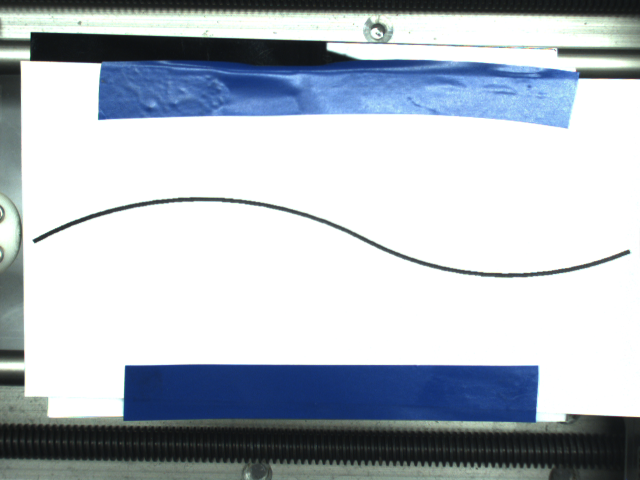
#> input picture data/Curvature_experiment_11-15-19/80mm_70mm.png, 1280 x 960 px (shown at 1/2 size)
$ python needle_segmentation_script.py ../data/Curvature_experiment_11-15-19/80mm_70mm.png
#> lines starting #> are read from the running program, lines starting #| are printed output that depends on the picture
import sys
from needle_segmentation_functions import *
import os
import cv2
import matplotlib.pyplot as plt
import image_processing as imgp

# directory = "Test Images/Curvature_Experiment_11-15-19/"
directory = "../FBG_Needle_Calibration_Data/needle_1/"
print( "CWD:", os.getcwd() )

for file in []:#os.listdir():
    if file.endswith( '.png' ) and not '_ROI' in file and False:
        print( "Processing file {}...".format( file ) )
        cv2.imshow( "thresh_" + file, segment_needle( file, "thresh" ) )
        print( "{} processed.\n".format( file ) )
        break

# cv2.waitKey( 0 )
# cv2.destroyAllWindows()

# iterate through file directory
for file in []:#os.listdir( directory ):
    if ( file.endswith( '.png' ) and not '_ROI' in file
        and not '_processed' in file and False ):
        full_name = directory + file
        print( "Processing file {}...".format( full_name ) )

        roi_image, seg_needle = segment_needle( full_name, "canny", False )

        cv2.imshow( "Skeletonized canny:" + file, seg_needle )
        print( "{} processed.\n".format( file ) )
        seg_needle[ seg_needle > 0] = 1
        roi_filename = "Output/" + file[:-4] + '_ROI.png'
        cv2.imwrite( roi_filename, roi_image )
        print( "File written:", roi_filename )
        x, y, p = fit_polynomial_skeleton( seg_needle, 12 )
        plt.figure()

        plt.gray()
        roi_image = plt.imread( roi_filename )
        plt.imshow( roi_image )
        plt.plot( x, p( x ), 'r-' )  # ,x,y, 'b.',)
# #        plt.xlim(0,seg_needle.shape[1])
# #        plt.ylim(0,seg_needle.shape[0])
        plt.title( file )
        manager = plt.get_current_fig_manager()
        manager.resize( *manager.window.maxsize() )
        save_filename = directory + file[:-4] + '_processed.png'
# #        plt.savefig(save_filename, format='png', dpi=500)
        print( 'Figure saved:', save_filename )
# #        break

# pick out a particular file
file = sys.argv[1]
img = cv2.imread( file, cv2.IMREAD_GRAYSCALE )
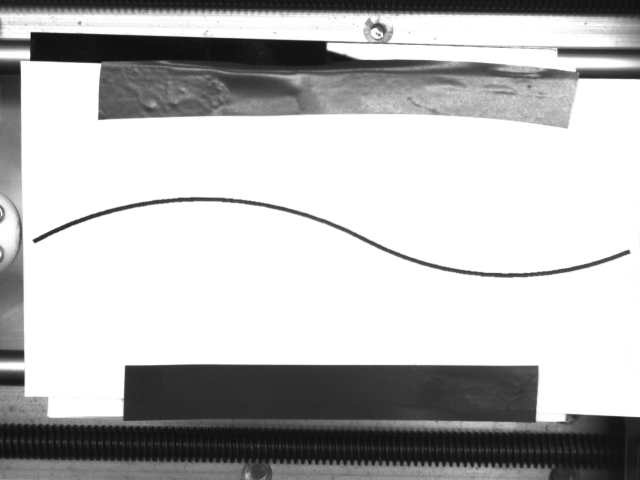
#> img: shape (960, 1280) (shown at 1/2 size); min 13, max 255, mean 185.9
plt.imshow(img, cmap='gray')
plt.show()
plt.close( 'all' )

$ run again, with data/Curvature_experiment_10-28/10mm_40mm_1mm.png copied over data/Curvature_experiment_11-15-19/80mm_70mm.png
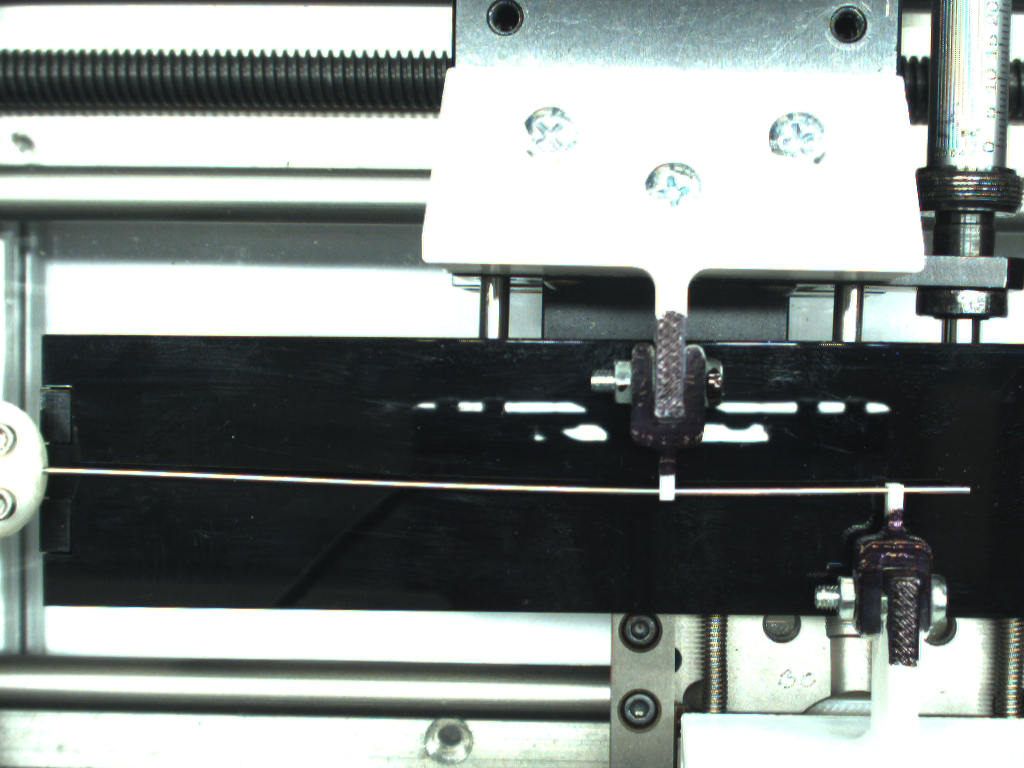
#> input picture data/Curvature_experiment_10-28/10mm_40mm_1mm.png, 1024 x 768 px
#> `img = cv2.imread( file, cv2.IMREAD_GRAYSCALE )`:
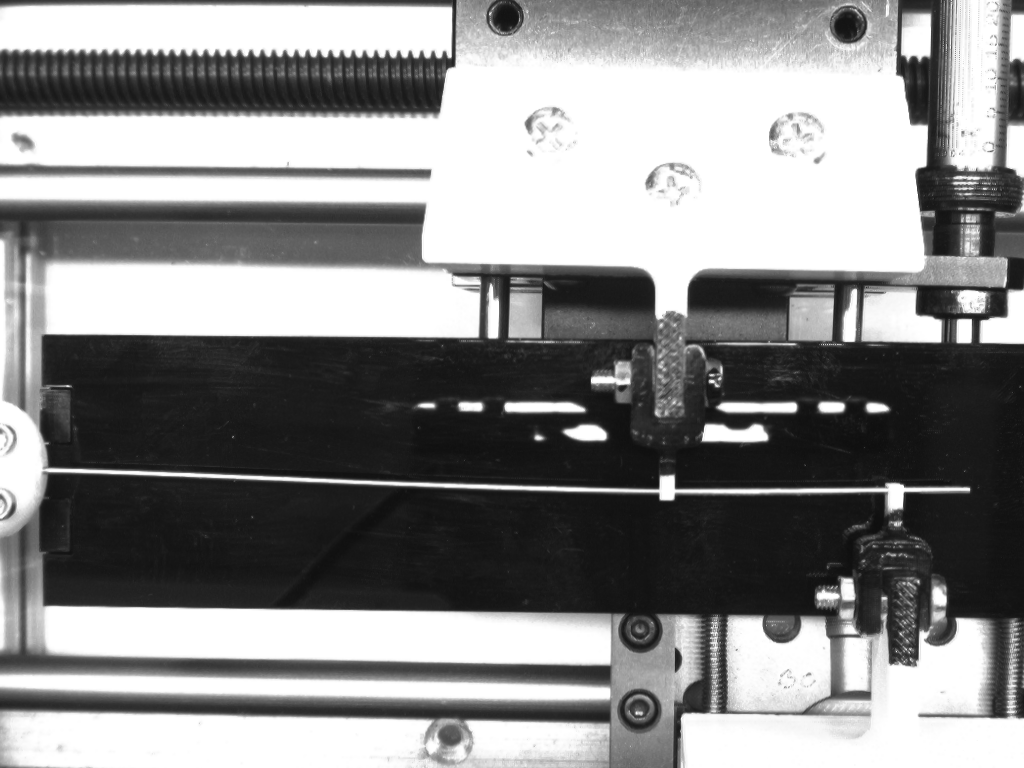
#> img: shape (768, 1024); min 13, max 255, mean 138.8
